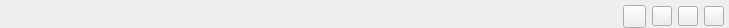
<?xml version="1.0" encoding="UTF-8"?>
<ui version="4.0">
 <class>CUiTop</class>
 <widget class="QWidget" name="CUiTop">
  <property name="geometry">
   <rect>
    <x>0</x>
    <y>0</y>
    <width>729</width>
    <height>28</height>
   </rect>
  </property>
  <property name="minimumSize">
   <size>
    <width>0</width>
    <height>28</height>
   </size>
  </property>
  <property name="maximumSize">
   <size>
    <width>16777215</width>
    <height>28</height>
   </size>
  </property>
  <property name="windowTitle">
   <string>CUiTop</string>
  </property>
  <property name="styleSheet">
   <string notr="true"/>
  </property>
  <layout class="QHBoxLayout" name="horizontalLayout">
   <property name="leftMargin">
    <number>5</number>
   </property>
   <property name="topMargin">
    <number>5</number>
   </property>
   <property name="rightMargin">
    <number>5</number>
   </property>
   <property name="bottomMargin">
    <number>0</number>
   </property>
   <item>
    <widget class="QLabel" name="label_logo">
     <property name="minimumSize">
      <size>
       <width>115</width>
       <height>0</height>
      </size>
     </property>
     <property name="maximumSize">
      <size>
       <width>115</width>
       <height>16777215</height>
      </size>
     </property>
     <property name="text">
      <string/>
     </property>
    </widget>
   </item>
   <item>
    <spacer name="horizontalSpacer">
     <property name="orientation">
      <enum>Qt::Horizontal</enum>
     </property>
     <property name="sizeHint" stdset="0">
      <size>
       <width>550</width>
       <height>20</height>
      </size>
     </property>
    </spacer>
   </item>
   <item>
    <widget class="QPushButton" name="btn_changeSkin">
     <property name="minimumSize">
      <size>
       <width>23</width>
       <height>23</height>
      </size>
     </property>
     <property name="maximumSize">
      <size>
       <width>23</width>
       <height>23</height>
      </size>
     </property>
     <property name="cursor">
      <cursorShape>PointingHandCursor</cursorShape>
     </property>
     <property name="text">
      <string/>
     </property>
    </widget>
   </item>
   <item>
    <widget class="QPushButton" name="btn_min">
     <property name="minimumSize">
      <size>
       <width>20</width>
       <height>20</height>
      </size>
     </property>
     <property name="maximumSize">
      <size>
       <width>20</width>
       <height>20</height>
      </size>
     </property>
     <property name="cursor">
      <cursorShape>PointingHandCursor</cursorShape>
     </property>
     <property name="text">
      <string/>
     </property>
    </widget>
   </item>
   <item>
    <widget class="QPushButton" name="btn_max">
     <property name="minimumSize">
      <size>
       <width>20</width>
       <height>20</height>
      </size>
     </property>
     <property name="maximumSize">
      <size>
       <width>20</width>
       <height>20</height>
      </size>
     </property>
     <property name="cursor">
      <cursorShape>PointingHandCursor</cursorShape>
     </property>
     <property name="text">
      <string/>
     </property>
    </widget>
   </item>
   <item>
    <widget class="QPushButton" name="btn_close">
     <property name="minimumSize">
      <size>
       <width>20</width>
       <height>20</height>
      </size>
     </property>
     <property name="maximumSize">
      <size>
       <width>20</width>
       <height>20</height>
      </size>
     </property>
     <property name="cursor">
      <cursorShape>PointingHandCursor</cursorShape>
     </property>
     <property name="text">
      <string/>
     </property>
    </widget>
   </item>
  </layout>
 </widget>
 <layoutdefault spacing="6" margin="11"/>
 <resources/>
 <connections/>
</ui>
